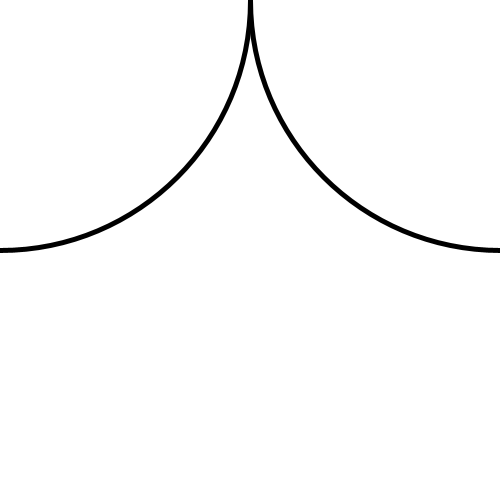
Frame 1 (no input)
Frame 60 (the mouse pressed at the canvas centre just before this capture): identical to frame 1, image omitted
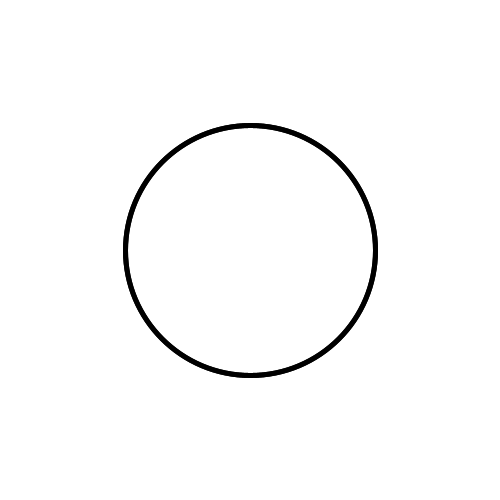
Frame 120 (the mouse held since frame 60 and released just before this capture)

The Processing sketch that drew these frames (run headless with seeded random() and noise(); from frame 60 on, the mouse is pressed at the canvas centre):

// Processing sketch: exercise_23_1
// ── exercise_23_1.pde

void setup (){
  size(500,500);
  smooth();
  noFill();
  stroke(0);
  strokeWeight(5);
  
}

void draw(){
  background(255);
  float x = mouseX;
  float y = mouseY;
  float ix = width - mouseX;
  float iy = mouseY - height;
  
  ellipse(x,y,ix,ix);
  ellipse(ix,y,iy,iy);

  //y+=5;
 // if(y >= height + 35){
  //y =-50;
  }
  
  
//}
